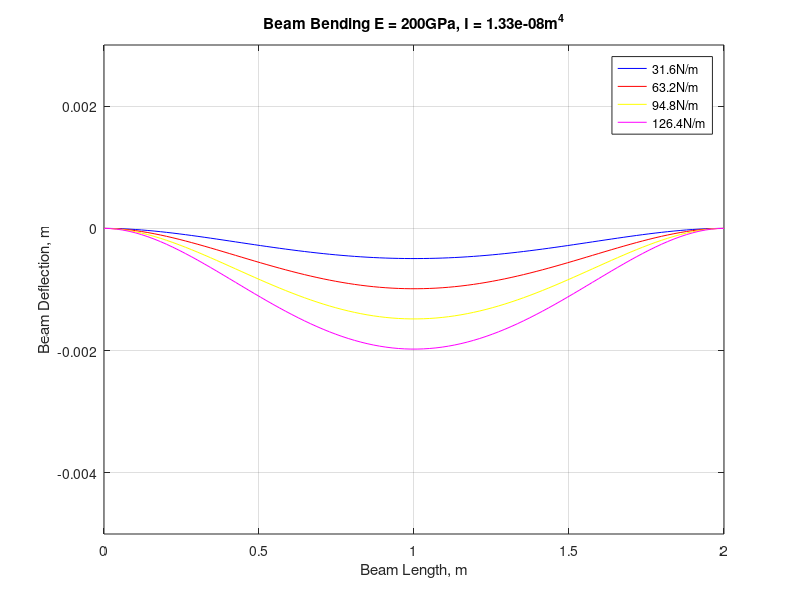

Recreate this plot in MATLAB.
%Phong Thanh Trinh
E = 200*10^9;
L = 2;
w = 2/100;
I = (w^4)/(12);

x = linspace(0,L,100);


q = 31.6;
y = -q*((1/24).*x.^4 -(1/6).*x.^3 + (1/6).*x.^2)/(E*I);

plot(x,y,'b');

grid on
hold on


q = 63.2;
y = -q*((1/24).*x.^4 - (1/6).*x.^3 + (1/6).*x.^2)/(E*I);
plot(x,y,'r');

q = 94.8;
y = -q*((1/24).*x.^4 - (1/6).*x.^3 + (1/6).*x.^2)/(E*I);
plot(x,y,'y');

q = 126.4;
y = -q*((1/24).*x.^4 - (1/6).*x.^3 + (1/6).*x.^2)/(E*I);
plot(x,y,'m');
xlabel('Beam Length, m')
ylabel('Beam Deflection, m')
title('Beam Bending E = 200GPa, I = 1.33e-08m^4')
legend('31.6N/m','63.2N/m','94.8N/m','126.4N/m')

ylim([-5*10^-3 3*10^-3])
hold off